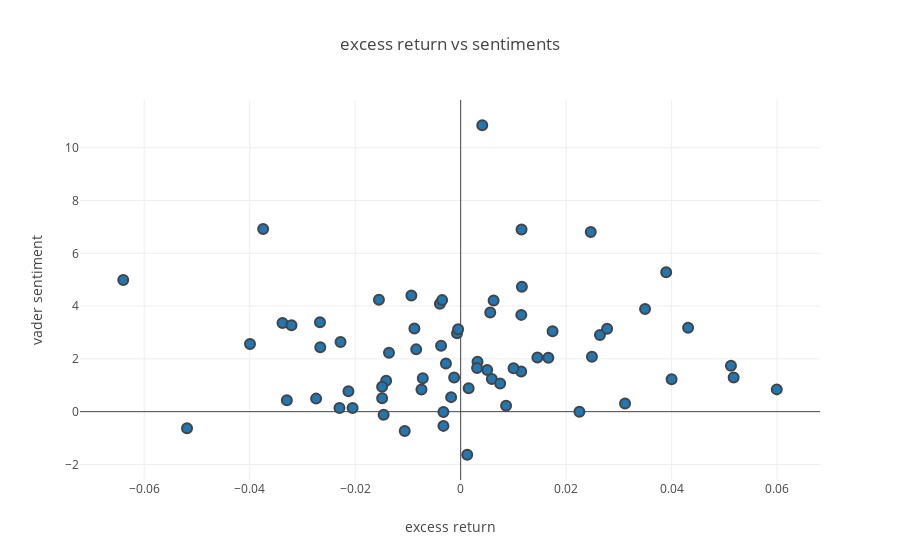
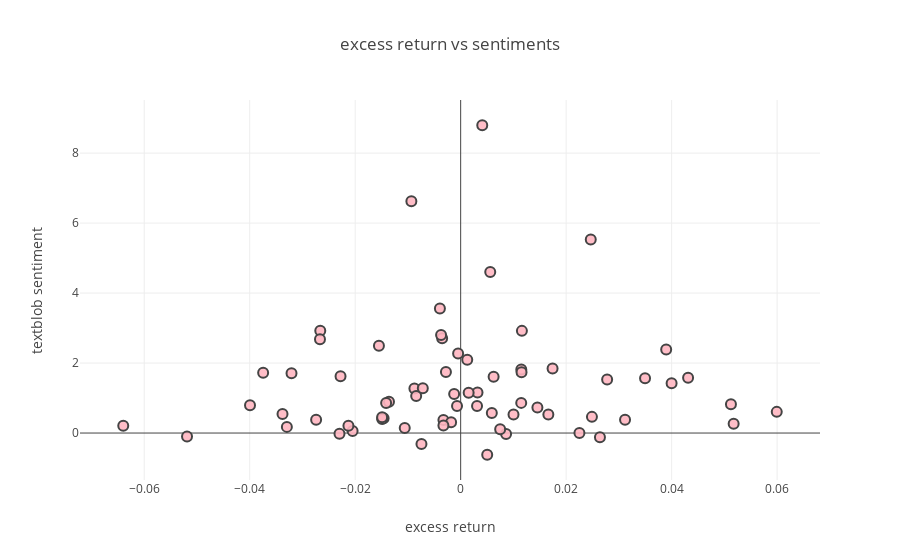

Notebook code for these charts, in order:
### Markdown cell above
### Tweets about AMZN

### Code cell
T_AMZN = get_alpha_tweetsent_table(alpha_amzn, t_amzn, 'AMZN')
print(alpha_sent_stat_analysis(T_AMZN))
plot_alpha_corr_vader(T_AMZN)
plot_alpha_corr_textblob(T_AMZN)
